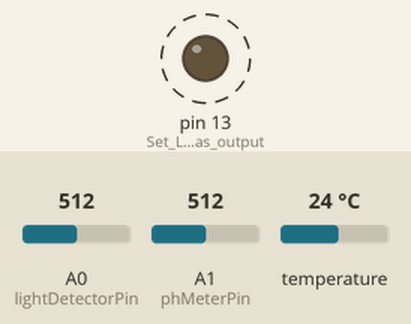
Recording of a sketch running on a simulated Arduino Uno, built with avr-gcc and run on an emulated ATmega328P. On the bench: output pins drawn as LEDs (lit = HIGH). Dashed ring = blinking. The test bench sets the inputs (shaded band); at power-on: A0 (lightDetectorPin) = 512, A1 (phMeterPin) = 512, temperature 24 °C. What the sketch prints to the serial monitor is not drawn.

Above: at 0.4 s.
Timing chart, 0 to 3.8 s (numbered marks = the images above):
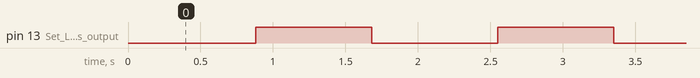

Measured:
- by itself, pin 13 (Set_LED_pin_as_output): alternates HIGH for 0.80 s and LOW for 0.87 s

The sketch:

valeurPh.ino
```cpp
#include <Wire.h>            // Include the Wire library for I2C communication
#include <OneWire.h>         // Include the OneWire library for DS18B20 temperature sensor
#include <DallasTemperature.h> // Include the DallasTemperature library for DS18B20 temperature sensor

#define lightDetectorPin A0  // Light detector pin
#define temperatureSensorPin 2 // DS18B20 temperature sensor pin
#define phMeterPin A1        // PH meter pin

OneWire oneWire(temperatureSensorPin); // Setup a oneWire instance to communicate with any OneWire devices
DallasTemperature sensors(&oneWire);   // Pass the oneWire reference to Dallas Temperature sensor

void setup() {
  pinMode(lightDetectorPin, INPUT); // Set light detector pin as input
  pinMode(13, OUTPUT);              // Set LED pin as output
  Serial.begin(9600);               // Start serial communication

  Wire.begin();                     // Initialize I2C communication for the magnetometer
  sensors.begin();                  // Start DS18B20 temperature sensor
}

void loop() {
  // Light sensor
  int lightValue = analogRead(lightDetectorPin); // Read light sensor value
  Serial.print("Light Sensor: ");                // Print light sensor value
  Serial.println(lightValue);

  // Magnetometer (PmodCMP2)
  // Add your magnetometer code here

  // Temperature sensor (DS18B20)
  sensors.requestTemperatures();     // Request temperature from DS18B20 sensor
  float temperature = sensors.getTempCByIndex(0); // Read temperature in Celsius
  Serial.print("Temperature: ");     // Print temperature
  Serial.print(temperature);
  Serial.println(" °C");

  // pH meter
  unsigned long int avgValue;
  float b;
  int buf[10],temp;

  for(int i=0;i<10;i++) {
    buf[i]=analogRead(phMeterPin);
    delay(10);
  }
  for(int i=0;i<9;i++) {
    for(int j=i+1;j<10;j++) {
      if(buf[i]>buf[j]) {
        temp=buf[i];
        buf[i]=buf[j];
        buf[j]=temp;
      }
    }
  }
  avgValue=0;
  for(int i=2;i<8;i++) {
    avgValue+=buf[i];
  }
  float phValue=(float)avgValue*5.0/1024/6;
  phValue=0.6+3.5*phValue;
  Serial.print("pH:");
  Serial.print(phValue, 2);
  Serial.println(" ");

  digitalWrite(13, HIGH); // Turn on LED
  delay(800);
  digitalWrite(13, LOW);  // Turn off LED
}
```
